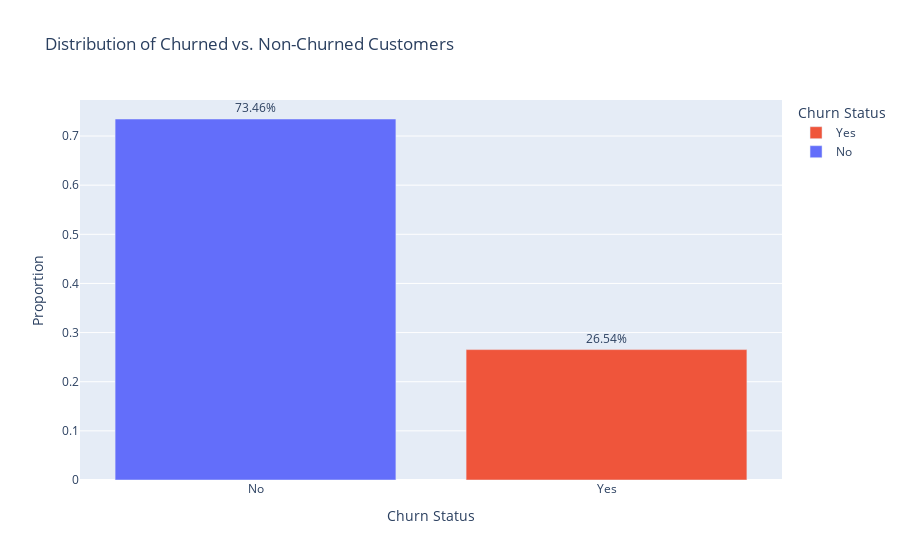

Notebook code for this chart:
### Code cell
# Calculate the proportion of churned vs. non-churned customers
churn_counts = df['Churn'].value_counts(normalize=True)

# Create a DataFrame for plotting
churn_df = pd.DataFrame({
    'Churn Status': churn_counts.index,
    'Proportion': churn_counts.values
})

# Create an interactive bar chart with legends
fig = px.bar(churn_df, x='Churn Status', y='Proportion',
             text=churn_df['Proportion'] * 100,  # Display percentages on bars
             title='Distribution of Churned vs. Non-Churned Customers',
             color='Churn Status',
             category_orders={'Churn Status': ['No', 'Yes']},  # Control legend order
             labels={'Churn Status': 'Churn Status', 'Proportion': 'Proportion'},
             hover_name='Churn Status',  # Display 'Churn Status' label on hover
             hover_data={'Churn Status': False})  # Hide 'Churn Status' in hover info

# Customize the chart appearance
fig.update_traces(texttemplate='%{text:.2f}%', textposition='outside')
fig.update_layout(showlegend=True, legend_title_text='Churn Status', legend_traceorder='reversed')

# Show the interactive plot
fig.show()

### Figure 1 — Plotly figure (JSON) as saved in the notebook; plotly's stock layout.template omitted (floating-point values rounded to 4 significant figures)
{"data": [{"alignmentgroup": "True", "hovertemplate": "<b>%{hovertext}</b><br><br>Proportion=%{y}<br>text=%{text}<extra></extra>", "hovertext": ["No"], "legendgroup": "No", "marker": {"color": "#636efa", "pattern": {"shape": ""}}, "name": "No", "offsetgroup": "No", "orientation": "v", "showlegend": true, "text": [73.46], "textposition": "outside", "texttemplate": "%{text:.2f}%", "type": "bar", "x": ["No"], "xaxis": "x", "y": [0.7346], "yaxis": "y"}, {"alignmentgroup": "True", "hovertemplate": "<b>%{hovertext}</b><br><br>Proportion=%{y}<br>text=%{text}<extra></extra>", "hovertext": ["Yes"], "legendgroup": "Yes", "marker": {"color": "#EF553B", "pattern": {"shape": ""}}, "name": "Yes", "offsetgroup": "Yes", "orientation": "v", "showlegend": true, "text": [26.54], "textposition": "outside", "texttemplate": "%{text:.2f}%", "type": "bar", "x": ["Yes"], "xaxis": "x", "y": [0.2654], "yaxis": "y"}], "layout": {"barmode": "relative", "legend": {"title": {"text": "Churn Status"}, "tracegroupgap": 0, "traceorder": "reversed"}, "showlegend": true, "title": {"text": "Distribution of Churned vs. Non-Churned Customers"}, "xaxis": {"anchor": "y", "categoryarray": ["No", "Yes"], "categoryorder": "array", "domain": [0, 1], "title": {"text": "Churn Status"}}, "yaxis": {"anchor": "x", "domain": [0, 1], "title": {"text": "Proportion"}}}}
